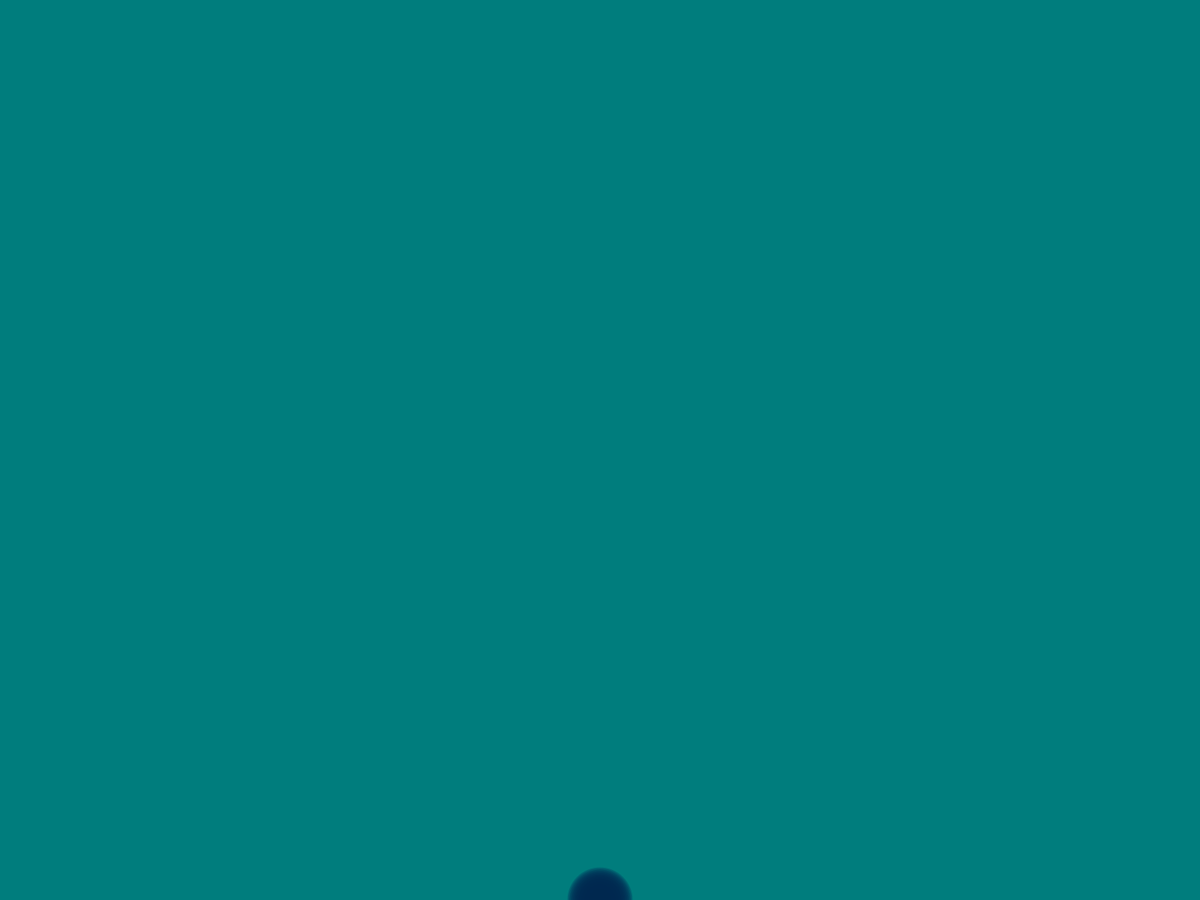
Frame 1 (no input)
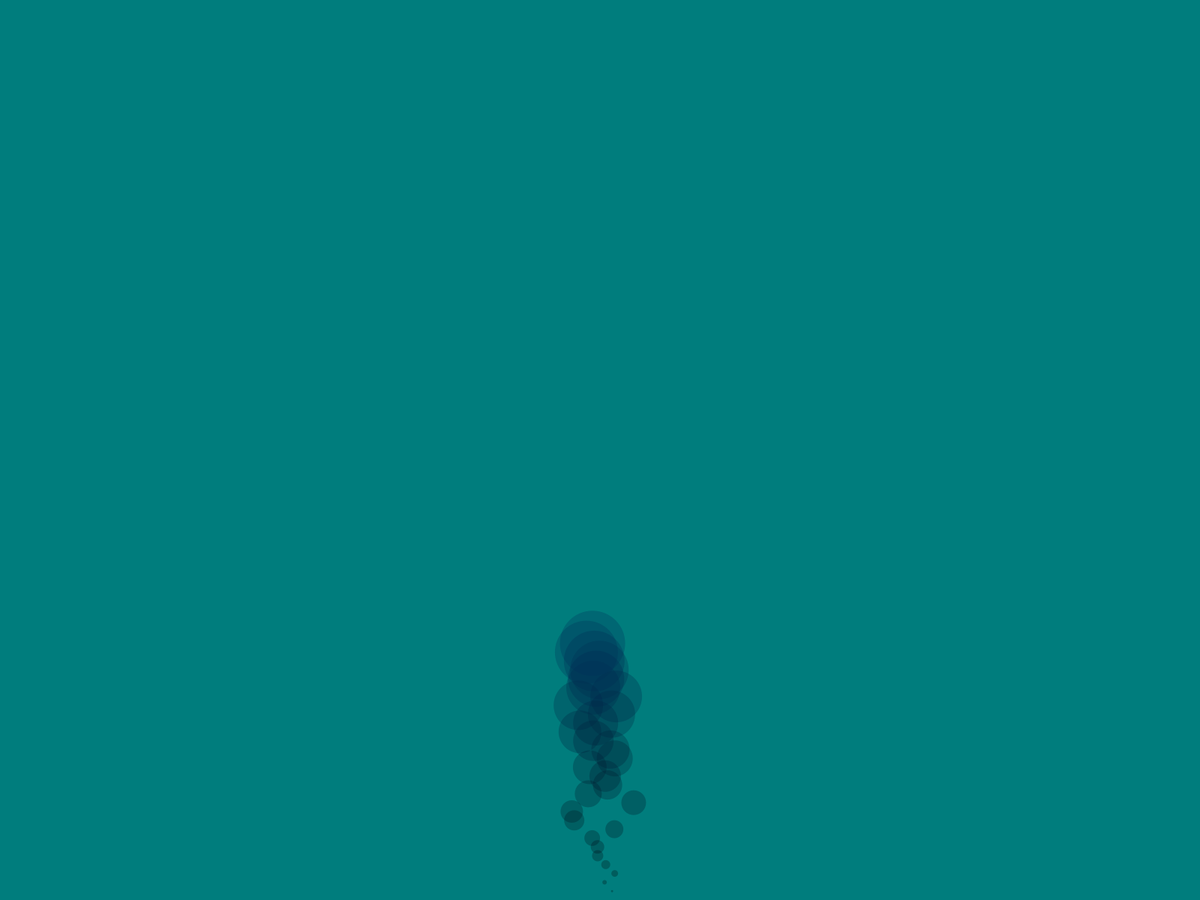
Frame 60 (the mouse pressed at the canvas centre just before this capture)
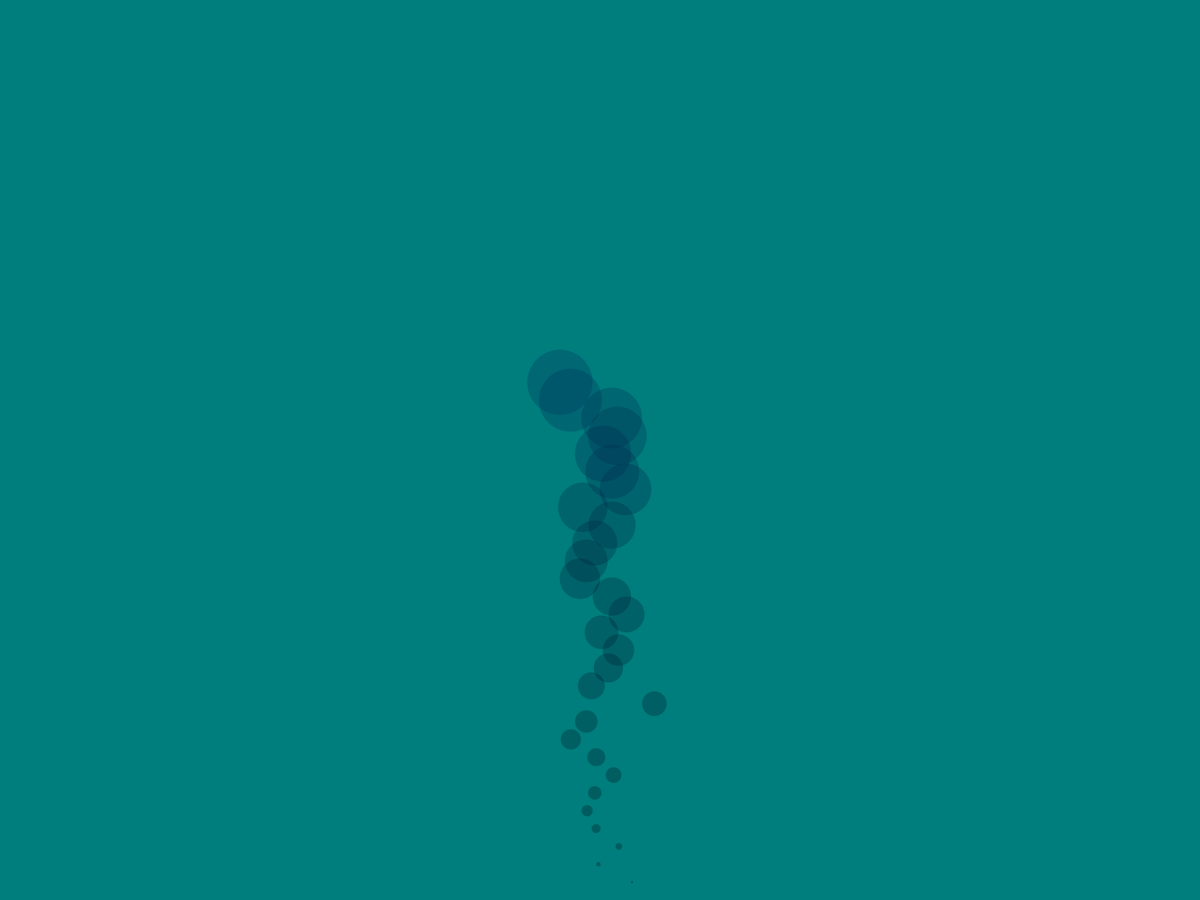
Frame 120 (the mouse held since frame 60 and released just before this capture)

The Processing sketch that drew these frames (run headless with seeded random() and noise(); from frame 60 on, the mouse is pressed at the canvas centre):

// Processing sketch: underwater_bubbles
// ── underwater_bubbles.pde
//goes with video 8.4
//Code train


//int[] nums = new int[10]; 

//type bubble
//array
//name bubbles
//two bubbles in it
//note the class 'Bubble' has two elements

int nums = 30; 

Bubble[] bubbles = new Bubble[nums];





//Bubble(size, fill, speed)
void setup() {
  fullScreen();

  for (int i=0; i < nums; i++) {
    bubbles[i] = new Bubble(3*i, 3*i, i*0.2);
  }
}

void draw() {
  background(0, 125, 125);

  for (int i=0; i < nums; i++) {
    bubbles[i].display();
    bubbles[i].ascend();
    bubbles[i].top();
  }
}

// ── Bubble.pde
class Bubble {

  float x;
  float y;
  float diameter; 
  int colour; 
  float speed; 
  
  //constructer
  Bubble(float tempD, color tempColour, float tempSpeed) {
    //data
    x = width/2;
    y = height;
    diameter = tempD;
    colour = tempColour; 
    speed = tempSpeed; 
  }


  void ascend() {
    y= y -(speed);
    x = x + random(-4, 4);
  }

  void display() {
    noStroke();
    fill(0, colour/2, colour, 70);
    ellipse(x, y, diameter, diameter);
  }



  void top() {
    if (y < diameter/1000) {
      y = height;
    }
  }
}
